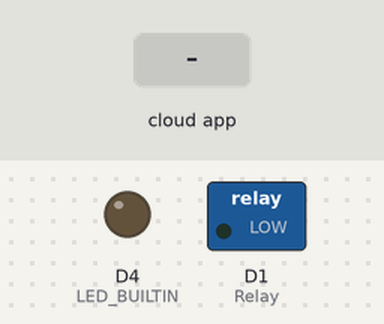
Bench run of a sketch on a simulated ESP8266 (NodeMCU). Parts: switched loads named in the sketch (green lamp = pin HIGH), output pins drawn as LEDs (lit = HIGH, except the on-board LED, lit = LOW). Inputs (shaded band) come from the test bench. WiFi joins after 1.5 s; servers stay silent unless stated; no MQTT or app messages arrive unless stated; what the sketch prints to the serial monitor is not drawn.

Above: at 2.7 s.
2.8 s: the phone or cloud app sets Switch to ON
At 3.7 s:
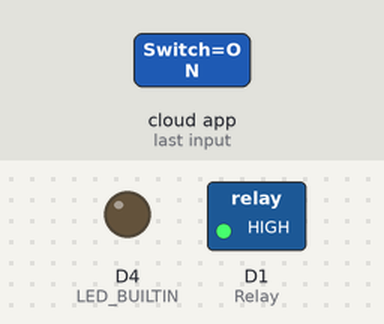
4.3 s: the phone or cloud app sets Switch to OFF
At 5.2 s:
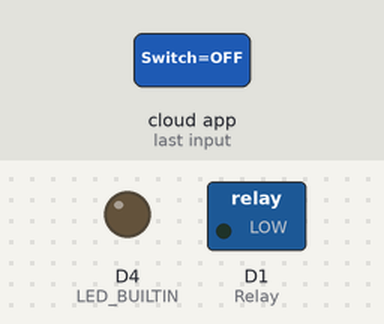
Timing chart, 0 to 7.3 s (numbered marks = the images above; inputs shaded):
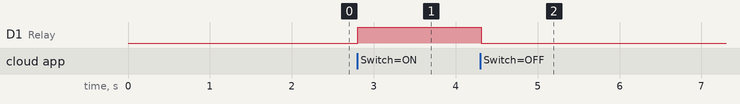

Measured:
- after the input at 2.8 s, D1 (Relay): LOW → HIGH at once
- after the input at 4.3 s, D1 (Relay): HIGH → LOW at once

The sketch:

Code_final.ino
```cpp
#include <ESP8266WiFi.h>
#include "Adafruit_MQTT.h"
#include "Adafruit_MQTT_Client.h"

#define WIFI_SSID "Hell Room " //Wifi SSID
#define WIFI_PASS "203203203"  // wifi Pass

#define MQTT_SERV "io.adafruit.com"
#define MQTT_PORT 1883
#define MQTT_NAME "maruf_mce"
#define MQTT_KEY "aio_XuWR57TNxjs9okRZRiAJH1Rh0Dwn"

int Relay = D1;

WiFiClient client;
Adafruit_MQTT_Client mqtt(&client, MQTT_SERV, MQTT_PORT, MQTT_NAME, MQTT_KEY);

Adafruit_MQTT_Subscribe onoff = Adafruit_MQTT_Subscribe(&mqtt, MQTT_NAME "/f/Switch");
Adafruit_MQTT_Publish LightsStatus = Adafruit_MQTT_Publish(&mqtt, MQTT_NAME "/f/Status");


void setup()
{
  Serial.begin(9600);
  pinMode(LED_BUILTIN, OUTPUT);


  //Connect to WiFi
  Serial.print("\n\nConnecting Wifi>");
  WiFi.begin(WIFI_SSID, WIFI_PASS);
  digitalWrite(LED_BUILTIN, LOW);

  while (WiFi.status() != WL_CONNECTED)
  {
    Serial.print(">");
    delay(50);
  }

  Serial.println("OK!");

  //Subscribe to the onoff topic
  mqtt.subscribe(&onoff);

  pinMode(Relay, OUTPUT);
  digitalWrite(LED_BUILTIN, HIGH);
  digitalWrite(Relay, LOW);

}

void loop()
{
  //Connect/Reconnect to MQTT
  MQTT_connect();

  //Read from our subscription queue until we run out, or
  //wait up to 5 seconds for subscription to update
  Adafruit_MQTT_Subscribe * subscription;
  while ((subscription = mqtt.readSubscription(5000)))
  {
    //If we're in here, a subscription updated...
    if (subscription == &onoff)
    {
      //Print the new value to the serial monitor
      Serial.print("onoff: ");
      Serial.println((char*) onoff.lastread);

      //If the new value is  "ON", turn the light on.
      //Otherwise, turn it off.
      if (!strcmp((char*) onoff.lastread, "ON"))
      {
        //active low logic
        digitalWrite(Relay, HIGH);
        LightsStatus.publish("ON");
      }
      else if (!strcmp((char*) onoff.lastread, "OFF"))
      {
        digitalWrite(Relay, LOW);
        LightsStatus.publish("OFF");

      }
      else
      {
        LightsStatus.publish("ERROR");
      }
    }
    else
    {
      //LightsStatus.publish("ERROR");
    }
  }
  //  if (!mqtt.ping())
  //  {
  //    mqtt.disconnect();
  //  }
}


void MQTT_connect()
{

  //  // Stop if already connected
  if (mqtt.connected() && mqtt.ping())
  {
    //    mqtt.disconnect();
    return;
  }

  int8_t ret;

  mqtt.disconnect();

  Serial.print("Connecting to MQTT... ");
  uint8_t retries = 3;
  while ((ret = mqtt.connect()) != 0) // connect will return 0 for connected
  {
    Serial.println(mqtt.connectErrorString(ret));
    Serial.println("Retrying MQTT connection in 5 seconds...");
    mqtt.disconnect();
    delay(5000);  // wait 5 seconds
    retries--;
    if (retries == 0)
    {
      ESP.reset();
    }
  }
  Serial.println("MQTT Connected!");
}
```
